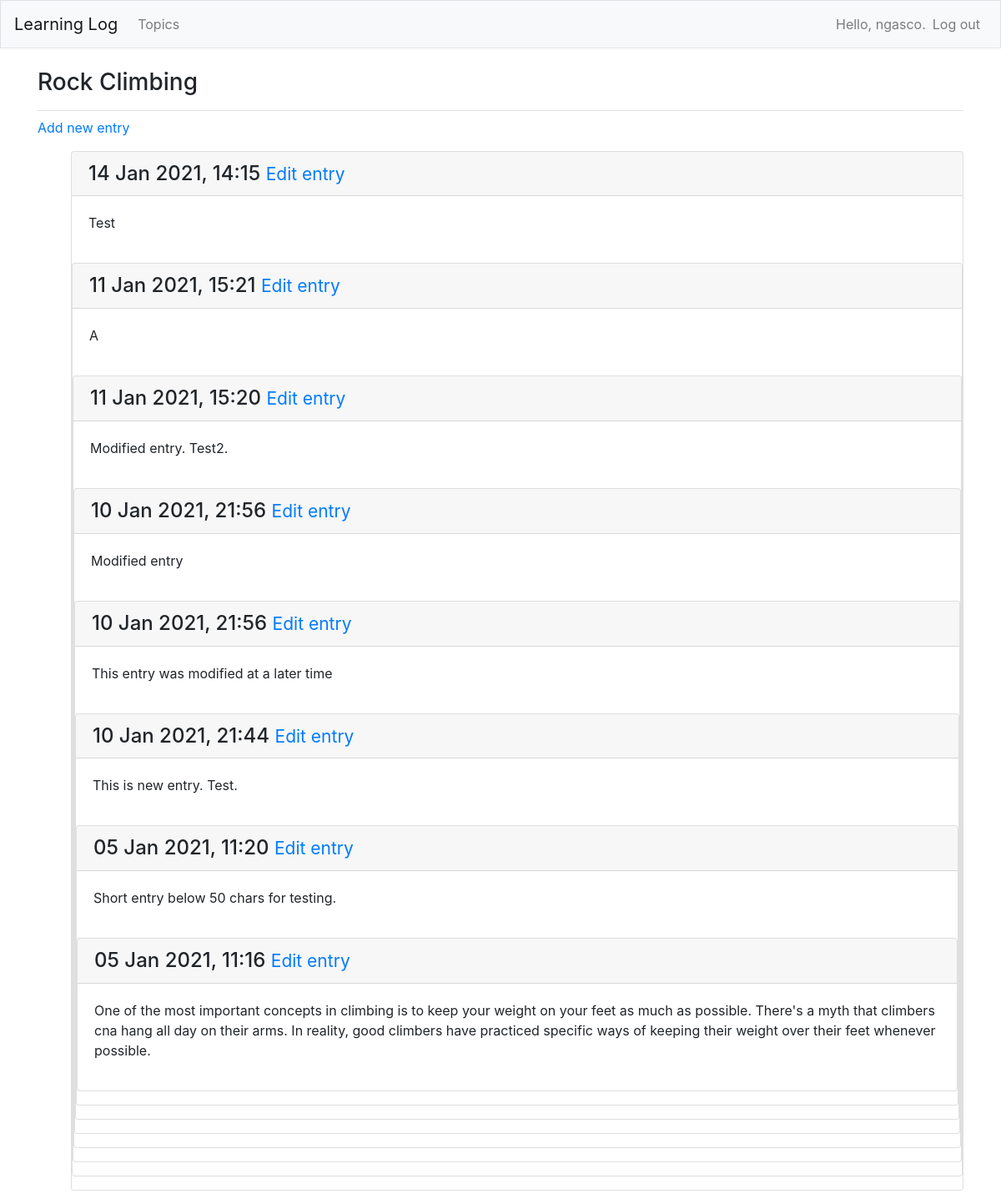
Page /topics/2/ (signed in) on the earlier database version.
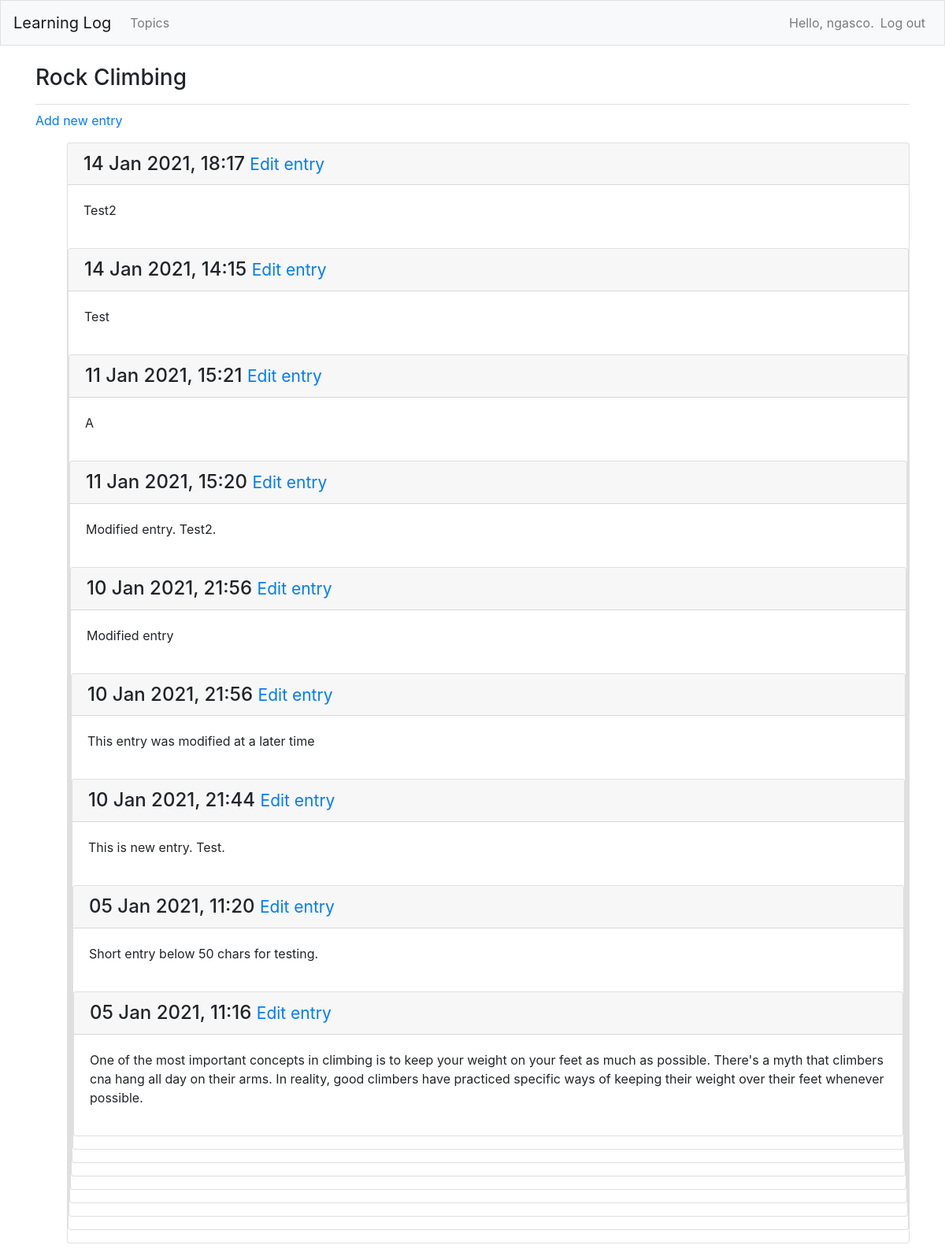
Same page on the later database version.
### learning_logs/models.py (models this page shows, shortened)
class Topic(models.Model):
    text  = models.CharField(max_length=200)
    date_added = models.DateTimeField(auto_now_add=True)
    owner = models.ForeignKey(User, on_delete=models.CASCADE)
    def __str__(self):
        return self.text

class Entry(models.Model):
    topic = models.ForeignKey(Topic, on_delete=models.CASCADE)
    text = models.TextField()
    date_added = models.DateTimeField(auto_now_add=True)
    class Meta:
        verbose_name_plural = 'entries'

### learning_logs/views.py (the view)
# urls.py: path('topics/<int:topic_id>/', views.topic, name='topic'),
@login_required
def topic(request, topic_id):
	topic = Topic.objects.get(id=topic_id)
	if topic.owner != request.user:
		raise Http404
	entries = topic.entry_set.order_by('-date_added')
	context = {'topic': topic, 'entries': entries}
	return render(request, 'learning_logs/topic.html', context)

### learning_logs/templates/learning_logs/topic.html
{% extends "learning_logs/base.html" %}
{% block page_header %}
  <h3>{{ topic }}</h3>
{% endblock page_header %}
{% block content %}
  <p>
  	<a href="{% url 'learning_logs:new_entry' topic.id %}">Add new entry</a>
  </p>
  <ul>
  {% for entry in entries %}
    <div class="card mb-3">
      <h4 class="card-header">
        {{ entry.date_added|date:'d M Y, H:i' }}
        <small><a href="{% url 'learning_logs:edit_entry' entry.id %}">
        Edit entry</a></small>
      </h4>
    <div class="card-body">
      {{ entry.text|linebreaks }}
    </div>
  {% empty %}
    <p>There are no entries for this topic yet.</p>
  {% endfor %}
{% endblock content %}

### learning_logs/templates/learning_logs/base.html (shortened to what this page needs)
{% load bootstrap4 %}
<!doctype html>
<html lang="en">
<head>
  {% bootstrap_css %}
</head>
<body>
  <nav class="navbar navbar-expand-md navbar-light bg-light mb-4 border">
  	<a class="navbar-brand" href="{% url 'learning_logs:index'%}">Learning Log</a>
  	<div class="collapse navbar-collapse" id="navbarCollapse">
  	  <ul class="navbar-nav mr-auto">
  	  	<li class="nav-item">
  	  	  <a class="nav-link" href="{% url 'learning_logs:topics'%}">Topics</a></li>
  	  </ul>
  	  <ul class="navbar-nav ml-auto">
  	  	{% if user.is_authenticated %}
  	  	  <li class="nav-item">
  	  	  	<span class="navbar-text">Hello, {{ user.username }}.</span>
  	  	  </li>
  	  	  <li class="nav-item">
  	  	  	<a class="nav-link" href="{% url 'users:logout' %}">Log out</a>
  	  	  </li>
  	  	{% endif %}
  	  </ul>
  	</div>
  </nav>
  <main role="main" class="container">
  	<div class="pb-2 mb-2 border-bottom">
  	  {% block page_header %}{% endblock page_header %}
  	</div>
  	<div>
  	  {% block content %}{% endblock content %}
  	</div>
  </main>
</body>
</html>

Differences in the rows shown:
added Entry: date_added "14 Jan 2021, 18:17", text "Test2"
